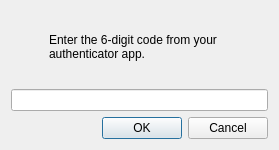
<?xml version="1.0" encoding="UTF-8"?>
<ui version="4.0">
 <class>TwoFactorCodeDialog</class>
 <widget class="QDialog" name="TwoFactorCodeDialog">
  <property name="geometry">
   <rect>
    <x>0</x>
    <y>0</y>
    <width>279</width>
    <height>150</height>
   </rect>
  </property>
  <property name="windowTitle">
   <string>Two-Factor Authentication</string>
  </property>
  <layout class="QVBoxLayout" name="verticalLayout">
   <item>
    <layout class="QHBoxLayout" name="horizontalLayout_header">
     <item>
      <widget class="QLabel" name="label_icon">
       <property name="sizePolicy">
        <sizepolicy hsizetype="Fixed" vsizetype="Fixed">
         <horstretch>0</horstretch>
         <verstretch>0</verstretch>
        </sizepolicy>
       </property>
       <property name="minimumSize">
        <size>
         <width>32</width>
         <height>32</height>
        </size>
       </property>
       <property name="maximumSize">
        <size>
         <width>32</width>
         <height>32</height>
        </size>
       </property>
       <property name="text">
        <string/>
       </property>
       <property name="scaledContents">
        <bool>true</bool>
       </property>
      </widget>
     </item>
     <item>
      <widget class="QLabel" name="label_prompt">
       <property name="text">
        <string>Enter the 6-digit code from your authenticator app.</string>
       </property>
       <property name="wordWrap">
        <bool>true</bool>
       </property>
      </widget>
     </item>
    </layout>
   </item>
   <item>
    <widget class="QLineEdit" name="edit_code">
     <property name="maxLength">
      <number>6</number>
     </property>
     <property name="alignment">
      <set>Qt::AlignmentFlag::AlignCenter</set>
     </property>
    </widget>
   </item>
   <item>
    <widget class="DialogButtonBox" name="buttonbox">
     <property name="standardButtons">
      <set>QDialogButtonBox::StandardButton::Cancel|QDialogButtonBox::StandardButton::Ok</set>
     </property>
    </widget>
   </item>
  </layout>
 </widget>
 <customwidgets>
  <customwidget>
   <class>DialogButtonBox</class>
   <extends>QDialogButtonBox</extends>
   <header>common/desktop/dialog_button_box.h</header>
  </customwidget>
 </customwidgets>
 <resources/>
 <connections/>
</ui>
